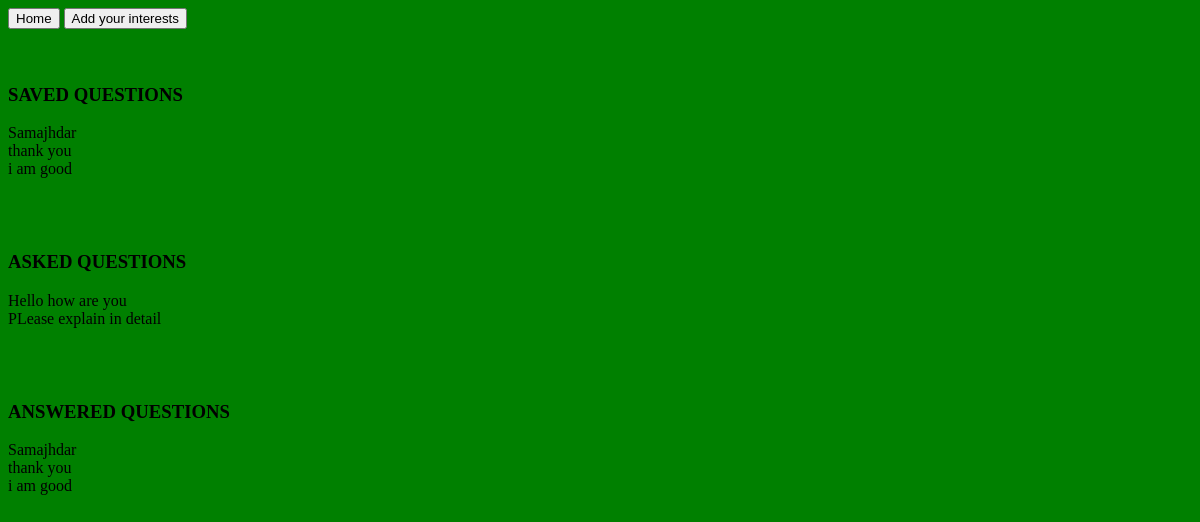
Page /profile/ (signed in) on the earlier database version.
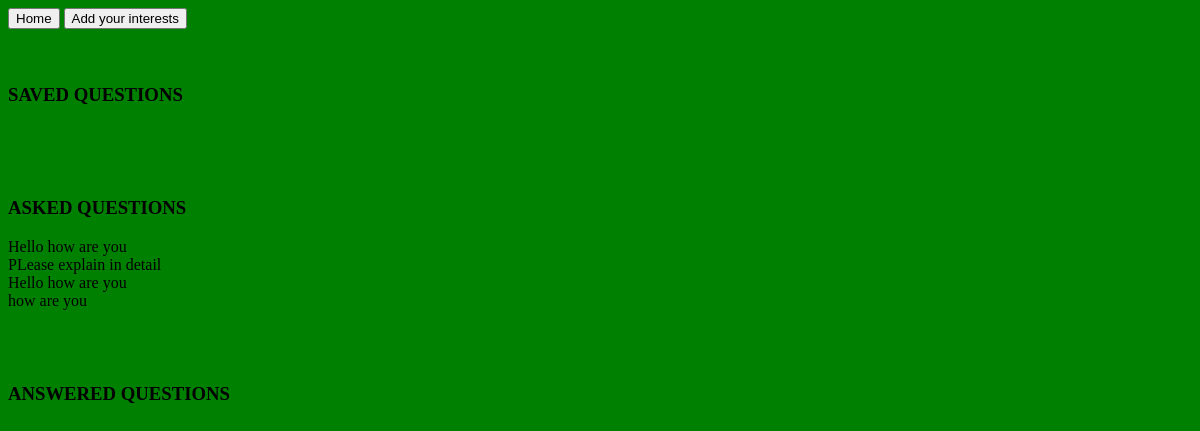
Same page on the later database version.
### home/models.py (models this page shows, shortened)
class Question(models.Model):
	explaination = models.CharField(max_length = 300 , default = '')
	text = models.CharField(max_length = 140)
	upvote = models.IntegerField(default = 0)
	downvote = models.IntegerField(default = 0)
	user = models.ForeignKey(User, on_delete = models.CASCADE)
	topic_choices = (
		('topic1' , 'topic1'),
		('topic2' , 'topic2'),
		)
	interests = models.CharField(max_length = 10 , default = '',choices = topic_choices)
	creation_date = models.DateTimeField(default = timezone.now())

class Answer(models.Model):
	user = models.ForeignKey(User, on_delete = models.CASCADE)
	question = models.ForeignKey(Question , on_delete = models.CASCADE)
	text = models.CharField(max_length = 300)
	a_type = models.CharField(default = "text" , max_length = 10)
	path = models.CharField(max_length = 140 , default = "")
	upvote = models.IntegerField(default = 0)
	downvote = models.IntegerField(default = 0)
	creation_date = models.DateTimeField(default = timezone.now())
	class Meta:
		unique_together = ('user' , 'question',)

### Profile/views.py (the view)
# urls.py: path('' , views.index , name = "profile"),
@login_required
def index(request):
	user = User.objects.get(username = request.user)
	saves = Save.objects.filter(user = user)
	question_id = set()
	for save in saves:
		question_id.add(save.question_id)
	save_questions = Question.objects.filter(id__in = question_id)
	save_answers = Answer.objects.filter(question_id__in = question_id)
	ask_questions = Question.objects.filter(user = user)
	question_id2 = set()
	for q in ask_questions:
		question_id2.add(q.id)
	ask_answers = Answer.objects.filter(question_id__in = question_id2)
	answers = Answer.objects.filter(user = user)
	question_id1 = set()
	for answer in answers:
		question_id1.add(answer.question_id)
	answer_questions = Question.objects.filter(id__in = question_id1)
	return render(request , 'Profile/profile.html',{'save_q':save_questions ,
							'ask_q':ask_questions , 'answer_q':answer_questions ,
							'answer_a':answers , 'save_a':save_answers,
							'ask_a':ask_answers})

### Profile/templates/Profile/profile.html (shortened to what this page needs)
<!DOCTYPE html>
<html>
<head>
</head>
<body style = "background-color: green">
	<a href = "/home/dashboard/"><button type = "button">Home</button></a>
	<a href="/profile/interests/"><button type ="button">Add your interests</button></a>
	<br>
	<br>
	<br>
	<h3> SAVED QUESTIONS </h3>
	{% for q in save_q %}
	{{q.text}}
	<br>
	{{q.explaination}}
	<br>
	{% for a in save_a %}
	{% if a.question_id == q.id %}
	{{a.text}}
	<br>
	{% endif %}
	{% endfor %}
	{% endfor %}
	<br>
	<br>
	<br>
	<h3> ASKED QUESTIONS </h3>
	{% for q in ask_q %}
	{{q.text}}
	<br>
	{{q.explaination}}
	<br>
	{% endfor %}
	<br>
	<br>
	<br>
	<h3> ANSWERED QUESTIONS </h3>
	{% for q in answer_q %}
	{{q.text}}
	<br>
	{{q.explaination}}
	<br>
	{% for a in answer_a %}
	{% if a.question_id == q.id %}
	{{a.text}}
	<br>
	{% endif %}
	{% endfor %}
	{% endfor %}
</body>
</html>

Differences in the rows shown:
removed Question: text "Samajhdar", explaination "thank you"
removed Answer: text "i am good"
added Question: text "Hello how are you", explaination "how are you", shown under "ASKED QUESTIONS"
